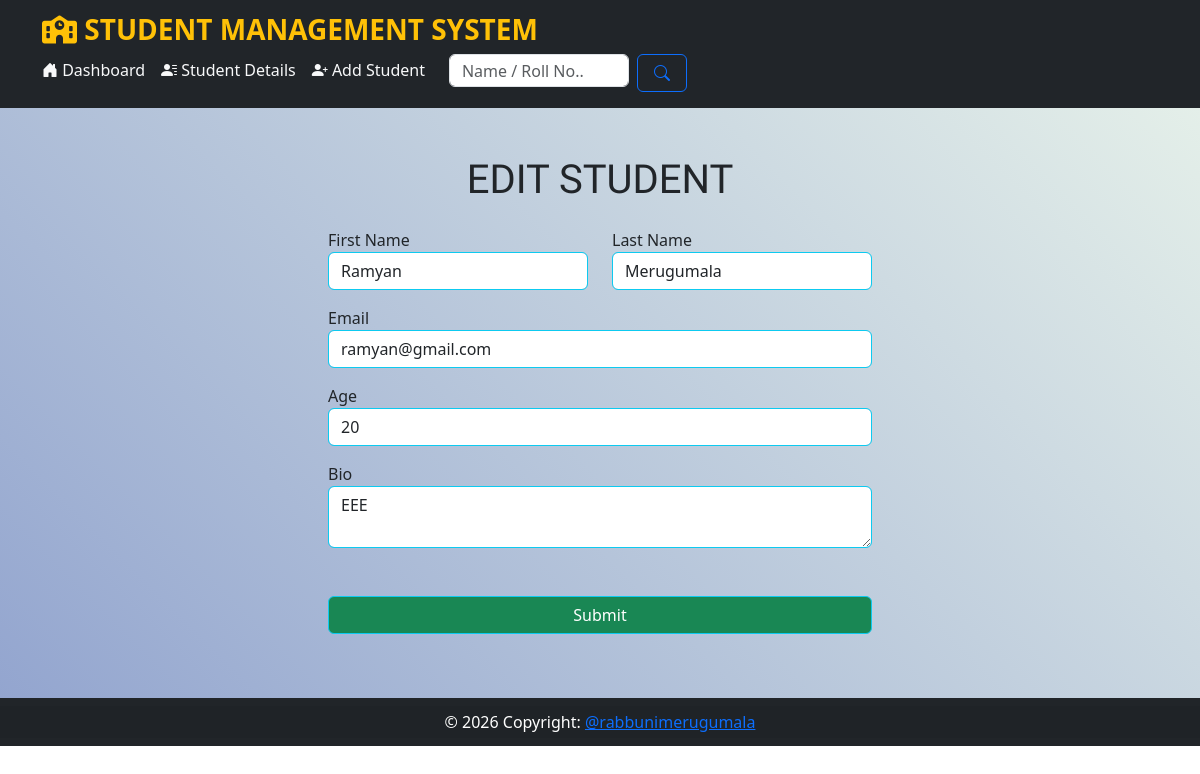
The page /edit_student/2 on the database its author committed.
### main.py (models this page shows)
class Student(db.Model):
    id = db.Column(db.Integer, primary_key=True)
    first_name = db.Column(db.String(100), nullable=False)
    last_name = db.Column(db.String(100), nullable=False)
    email = db.Column(db.String(80), unique=True, nullable=False)
    age = db.Column(db.Integer)
    created_at = db.Column(db.DateTime(timezone=True), server_default=func.now())
    bio = db.Column(db.Text)

### main.py (the view, shortened to what this page needs)
@app.route('/edit_student/<int:student_id>', methods=('GET', 'POST'))
def edit_student(student_id):
    student = Student.query.get_or_404(student_id)
    return render_template('edit_student.html', student=student)

### templates/edit_student.html (shortened to what this page needs)
{% extends 'base.html' %}
{% block content %}
<div style="background-image: linear-gradient(45deg, #93a5cf 0%, #e4efe9 100%);">
    <h1 style="font-family: 'Aclonica';font-size: 40px" class="text-center pt-5">EDIT STUDENT</h1>
    <form method="post" class="container col-md-6">
        <div class="p-3">
            <div class="row">
                <div class="col mb-3">
                    <label for="first_name">First Name</label>
                    <input value="{{student.first_name}}" type="text" class="form-control border border-info"
                           placeholder=" Student First Name.."
                           aria-label="First name" name="first_name" id="first_name" required>
                </div>
                <div class="col mb-3">
                    <label for="last_name">Last Name</label>
                    <input value="{{student.last_name}}" type="text" class="form-control border border-info"
                           placeholder=" Student Last Name.."
                           aria-label="Last name" name="last_name" id="last_name" required>
                </div>
            </div>
            <div class="mb-3">
                <label for="email">Email</label>
                <input value="{{student.email}}" type="email" class="form-control  border-info "
                       placeholder=" Student Email.." name="email"
                       id="email" required>
            </div>
            <div class="mb-3">
                <label for="age">Age</label>
                <input value="{{student.age}}" type="text" class="form-control border border-info"
                       placeholder=" Student Age.." name="age" id="age" required>
            </div>
            <label for="bio">Bio</label>
            <br>
            <textarea name="bio"
                      id="bio"
                      placeholder="Bio.."
                      class="form-control mb-5 border border-info"
            >{{student.bio}}</textarea>
            <div class="d-grid my-5">
                <button class="btn btn-success border border-info " type="submit">Submit</button>
            </div>
        </div>
    </form>
</div>
{% endblock %}

### static/styles/style.css (style rules this page uses)
* { margin:0; padding:0; }

### rows shown on the page
Student: first_name "Ramyan", last_name "Merugumala", email "ramyan@gmail.com", age "20", bio "EEE"
